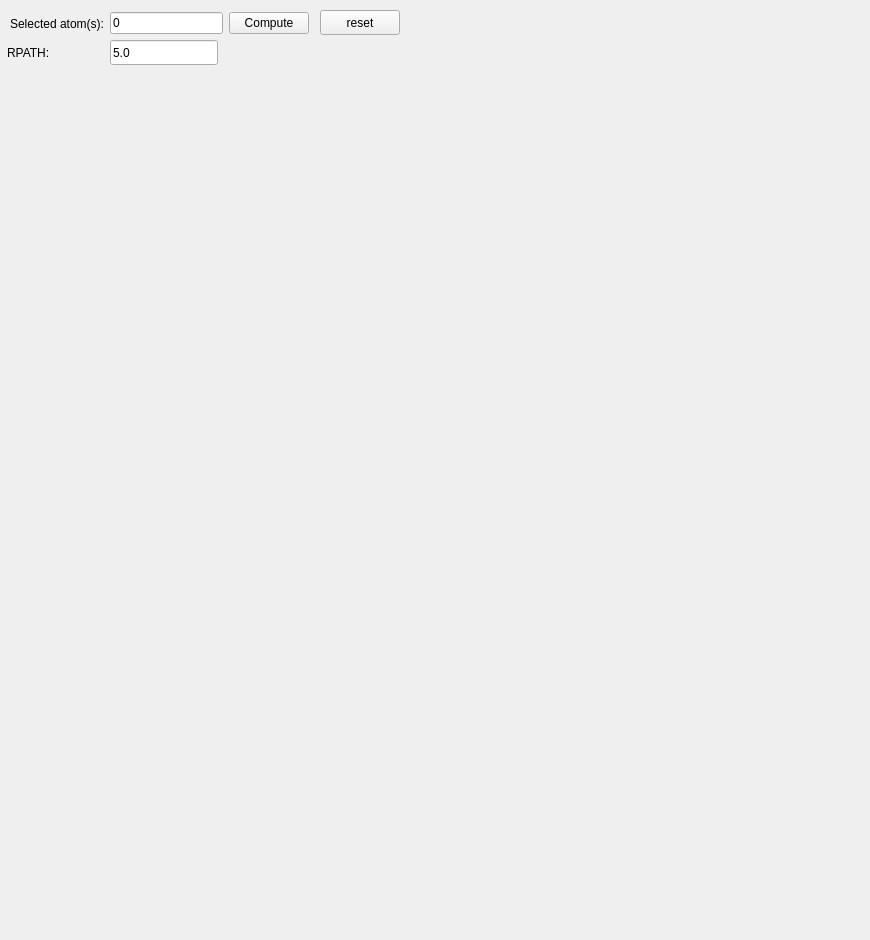
    <widget class="QWidget" name="XAS">
     <attribute name="title">
      <string>4(c) - XAS simulation</string>
     </attribute>
     <widget class="QWidget" name="WD_FEFF_pgm" native="true">
      <property name="geometry">
       <rect>
        <x>60</x>
        <y>130</y>
        <width>181</width>
        <height>571</height>
       </rect>
      </property>
      <widget class="QWidget" name="verticalLayoutWidget">
       <property name="geometry">
        <rect>
         <x>0</x>
         <y>10</y>
         <width>160</width>
         <height>541</height>
        </rect>
       </property>
       <layout class="QVBoxLayout" name="WD_VLY_FEFF_pgm_CB"/>
      </widget>
     </widget>
     <widget class="PlotWidget" name="WD_PL_EXAFS" native="true">
      <property name="geometry">
       <rect>
        <x>260</x>
        <y>130</y>
        <width>591</width>
        <height>571</height>
       </rect>
      </property>
     </widget>
     <widget class="QWidget" name="WD_exafs_curve" native="true">
      <property name="geometry">
       <rect>
        <x>60</x>
        <y>720</y>
        <width>801</width>
        <height>211</height>
       </rect>
      </property>
      <widget class="QWidget" name="gridLayoutWidget">
       <property name="geometry">
        <rect>
         <x>10</x>
         <y>10</y>
         <width>781</width>
         <height>191</height>
        </rect>
       </property>
       <layout class="QGridLayout" name="WD_GD_exafs_curve"/>
      </widget>
     </widget>
     <widget class="QWidget" name="layoutWidget">
      <property name="geometry">
       <rect>
        <x>10</x>
        <y>10</y>
        <width>299</width>
        <height>27</height>
       </rect>
      </property>
      <layout class="QHBoxLayout" name="horizontalLayout">
       <item>
        <widget class="QLabel" name="WD_lbl_selected_atom">
         <property name="text">
          <string>Selected atom(s):</string>
         </property>
        </widget>
       </item>
       <item>
        <widget class="QLineEdit" name="WD_le_selected_atom">
         <property name="text">
          <string>0</string>
         </property>
        </widget>
       </item>
       <item>
        <widget class="QPushButton" name="WD_compute_XAS">
         <property name="text">
          <string>Compute</string>
         </property>
        </widget>
       </item>
      </layout>
     </widget>
     <widget class="QLabel" name="WD_lbl_rpath">
      <property name="geometry">
       <rect>
        <x>7</x>
        <y>40</y>
        <width>97</width>
        <height>25</height>
       </rect>
      </property>
      <property name="text">
       <string>RPATH:</string>
      </property>
     </widget>
     <widget class="QLineEdit" name="WD_le_rpath">
      <property name="geometry">
       <rect>
        <x>110</x>
        <y>40</y>
        <width>108</width>
        <height>25</height>
       </rect>
      </property>
      <property name="text">
       <string>5.0</string>
      </property>
     </widget>
     <widget class="QPushButton" name="WD_reset_XAS">
      <property name="geometry">
       <rect>
        <x>320</x>
        <y>10</y>
        <width>80</width>
        <height>25</height>
       </rect>
      </property>
      <property name="text">
       <string>reset</string>
      </property>
     </widget>
    </widget>
